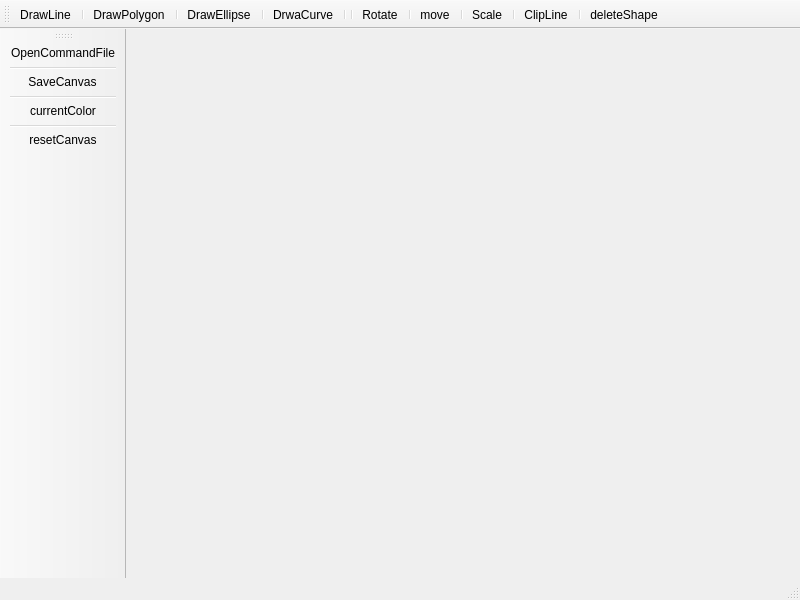
<?xml version="1.0" encoding="UTF-8"?>
<ui version="4.0">
 <class>MainWindow</class>
 <widget class="QMainWindow" name="MainWindow">
  <property name="geometry">
   <rect>
    <x>0</x>
    <y>0</y>
    <width>800</width>
    <height>600</height>
   </rect>
  </property>
  <property name="windowTitle">
   <string>MainWindow</string>
  </property>
  <widget class="QWidget" name="centralwidget"/>
  <widget class="QStatusBar" name="statusbar"/>
  <widget class="QToolBar" name="toolBar">
   <property name="windowTitle">
    <string>toolBar</string>
   </property>
   <attribute name="toolBarArea">
    <enum>TopToolBarArea</enum>
   </attribute>
   <attribute name="toolBarBreak">
    <bool>false</bool>
   </attribute>
   <addaction name="actionDrawLine"/>
   <addaction name="separator"/>
   <addaction name="actionDrawPolygon"/>
   <addaction name="separator"/>
   <addaction name="actionDrawEllipse"/>
   <addaction name="separator"/>
   <addaction name="actionDrwaCurve"/>
   <addaction name="separator"/>
   <addaction name="separator"/>
   <addaction name="actionRotate"/>
   <addaction name="separator"/>
   <addaction name="actionmove"/>
   <addaction name="separator"/>
   <addaction name="actionScale"/>
   <addaction name="separator"/>
   <addaction name="actionClipLine"/>
   <addaction name="separator"/>
   <addaction name="actiondeleteShape"/>
  </widget>
  <widget class="QMenuBar" name="menubar">
   <property name="geometry">
    <rect>
     <x>0</x>
     <y>0</y>
     <width>800</width>
     <height>26</height>
    </rect>
   </property>
  </widget>
  <widget class="QToolBar" name="toolBar_2">
   <property name="windowTitle">
    <string>toolBar_2</string>
   </property>
   <attribute name="toolBarArea">
    <enum>LeftToolBarArea</enum>
   </attribute>
   <attribute name="toolBarBreak">
    <bool>false</bool>
   </attribute>
   <addaction name="actionOpenCommandFile"/>
   <addaction name="separator"/>
   <addaction name="actionSaveCanvas"/>
   <addaction name="separator"/>
   <addaction name="actionCurrentColor"/>
   <addaction name="separator"/>
   <addaction name="actionresetCanvas"/>
  </widget>
  <action name="actionDrawLine">
   <property name="icon">
    <iconset resource="resources.qrc">
     <normaloff>:/images/images/line.png</normaloff>:/images/images/line.png</iconset>
   </property>
   <property name="text">
    <string>DrawLine</string>
   </property>
   <property name="toolTip">
    <string>直线</string>
   </property>
  </action>
  <action name="actionDrawPolygon">
   <property name="icon">
    <iconset resource="resources.qrc">
     <normaloff>:/images/images/polygon.png</normaloff>:/images/images/polygon.png</iconset>
   </property>
   <property name="text">
    <string>DrawPolygon</string>
   </property>
   <property name="toolTip">
    <string>多边形</string>
   </property>
  </action>
  <action name="actionDrawEllipse">
   <property name="icon">
    <iconset resource="resources.qrc">
     <normaloff>:/images/images/ellipse.png</normaloff>:/images/images/ellipse.png</iconset>
   </property>
   <property name="text">
    <string>DrawEllipse</string>
   </property>
   <property name="toolTip">
    <string>椭圆</string>
   </property>
  </action>
  <action name="actionDrwaCurve">
   <property name="icon">
    <iconset resource="resources.qrc">
     <normaloff>:/images/images/curve.png</normaloff>:/images/images/curve.png</iconset>
   </property>
   <property name="text">
    <string>DrwaCurve</string>
   </property>
   <property name="toolTip">
    <string>曲线</string>
   </property>
  </action>
  <action name="actionOpenCommandFile">
   <property name="icon">
    <iconset resource="resources.qrc">
     <normaloff>:/images/images/open.png</normaloff>:/images/images/open.png</iconset>
   </property>
   <property name="text">
    <string>OpenCommandFile</string>
   </property>
   <property name="toolTip">
    <string>打开指令文件</string>
   </property>
  </action>
  <action name="actionSaveCanvas">
   <property name="icon">
    <iconset resource="resources.qrc">
     <normaloff>:/images/images/save.png</normaloff>:/images/images/save.png</iconset>
   </property>
   <property name="text">
    <string>SaveCanvas</string>
   </property>
   <property name="toolTip">
    <string>保存画布</string>
   </property>
  </action>
  <action name="actionRotate">
   <property name="icon">
    <iconset resource="resources.qrc">
     <normaloff>:/images/images/rotate.png</normaloff>:/images/images/rotate.png</iconset>
   </property>
   <property name="text">
    <string>Rotate</string>
   </property>
   <property name="toolTip">
    <string>旋转</string>
   </property>
  </action>
  <action name="actionmove">
   <property name="icon">
    <iconset resource="resources.qrc">
     <normaloff>:/images/images/move.png</normaloff>:/images/images/move.png</iconset>
   </property>
   <property name="text">
    <string>move</string>
   </property>
   <property name="toolTip">
    <string>移动</string>
   </property>
  </action>
  <action name="actionScale">
   <property name="icon">
    <iconset resource="resources.qrc">
     <normaloff>:/images/images/scale.png</normaloff>:/images/images/scale.png</iconset>
   </property>
   <property name="text">
    <string>Scale</string>
   </property>
   <property name="toolTip">
    <string>缩放</string>
   </property>
  </action>
  <action name="actionClipLine">
   <property name="icon">
    <iconset resource="resources.qrc">
     <normaloff>:/images/images/clip.png</normaloff>:/images/images/clip.png</iconset>
   </property>
   <property name="text">
    <string>ClipLine</string>
   </property>
   <property name="toolTip">
    <string>裁剪线段</string>
   </property>
  </action>
  <action name="actionSetColor">
   <property name="icon">
    <iconset resource="resources.qrc">
     <normaloff>:/images/images/color.png</normaloff>:/images/images/color.png</iconset>
   </property>
   <property name="text">
    <string>SetColor</string>
   </property>
  </action>
  <action name="actionresetCanvas">
   <property name="icon">
    <iconset resource="resources.qrc">
     <normaloff>:/images/images/reset.jpg</normaloff>:/images/images/reset.jpg</iconset>
   </property>
   <property name="text">
    <string>resetCanvas</string>
   </property>
   <property name="toolTip">
    <string>重置画布</string>
   </property>
  </action>
  <action name="actionCurrentColor">
   <property name="icon">
    <iconset resource="resources.qrc">
     <normaloff>:/images/images/currentColor.png</normaloff>:/images/images/currentColor.png</iconset>
   </property>
   <property name="text">
    <string>currentColor</string>
   </property>
   <property name="toolTip">
    <string>调色</string>
   </property>
  </action>
  <action name="actiondeleteShape">
   <property name="icon">
    <iconset resource="resources.qrc">
     <normaloff>:/images/images/delete.png</normaloff>:/images/images/delete.png</iconset>
   </property>
   <property name="text">
    <string>deleteShape</string>
   </property>
   <property name="toolTip">
    <string>删除图元</string>
   </property>
  </action>
 </widget>
 <resources>
  <include location="resources.qrc"/>
 </resources>
 <connections/>
</ui>
